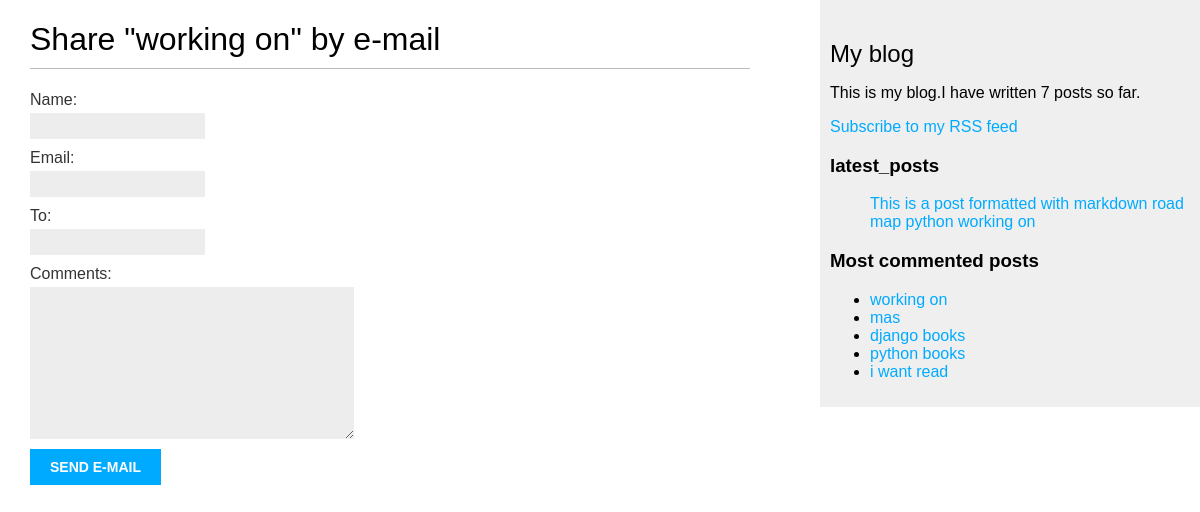
The page /blog/7/share/ on the database its author committed.
### blog/models.py (models this page shows, shortened)
class Post(models.Model):
    STATUS_CHOICES = (
      ('draft', 'Draft'),
      ('published', 'Published'),
    )
    title = models.CharField(max_length=250)
    slug = models.SlugField(max_length=250,
                           unique_for_date='publish')
    author = models.ForeignKey(User, on_delete=models.CASCADE,
                               related_name='blog_posts')
    body = models.TextField()
    publish = models.DateTimeField(default=timezone.now)
    created = models.DateTimeField(auto_now_add=True)
    updated = models.DateTimeField(auto_now=True)
    status = models.CharField(max_length=10,
                              choices=STATUS_CHOICES,
                              default='draft')
    objects = models.Manager()  # The default manager.
    published = PublishedManager()  # Our custom manager.
    tags = TaggableManager()
    class Meta:
      ordering = ('-publish',)
    def get_absolute_url(self):
        return reverse('blog:post_detail',
                   args=[self.publish.year,
                        self.publish.month,
              self.publish.day, self.slug])

### blog/views.py (the view)
# urls.py: path('<int:post_id>/share/',post_share, name='post_share'),
def post_share(request, post_id):
    post = get_object_or_404(Post, id=post_id, status='published')
    send = False
    if request.method == 'POST':
        form = EmailPostForm(request.POST)
        if form.is_valid():
           cd = form.cleaned_data
           post_url = request.build_absolute_uri(post.get_absolute_url())
           subject = f"{cd['name']} recommends you read" f"{post.title}"
           message =f"Read {post.title} at {post_url}\n\n" \
               f"{cd['name']}\'s comments: {cd['comments']}"
           send_mail(subject, message, 'admin@myblog.com', [cd['to']])
           send = True
    else:
        form = EmailPostForm()
    return render(request, 'blog/post/share.html', {'post': post, 'form': form, 'send':send})

### blog/forms.py
class EmailPostForm(forms.Form):
  name = forms.CharField(max_length=25)
  email = forms.EmailField()
  to = forms.EmailField()
  comments = forms.CharField(required=False,
                             widget=forms.Textarea)

### blog/models.py (called while the page is built)
      def get_queryset(self):
          return super(PublishedManager, self).get_queryset() \
                                       .filter(status='published')

### blog/templatetags/blog_tags.py (called while the page is built)
@register.simple_tag
def total_posts():
  return Post.published.count()

@register.inclusion_tag('blog/post/latest_posts.html')
def show_latest_posts(count=5):
  latest_posts = Post.published.order_by('-publish')[:count]
  return {'latest_posts':latest_posts}

@register.simple_tag
def get_most_commented_posts(count=5):
  return Post.published.annotate(
    total_comments=Count('comments')
  ).order_by('-total_comments')[:count]

### blog/templates/blog/post/share.html (shortened to what this page needs)
{% extends 'blog/base.html' %}
{% block content %}
  {% if sent %}
    <h1>E-mail successfully sent </h1>
    <p>
        "{{ post.title }}" was successfuly sent to {{ from.cleaned_data.to }} .
    </p>
  {% else %}
     <h1>Share "{{ post.title }}" by e-mail </h1>
     <form method="post">
      {{ form.as_p }}
      <input type="submit" value="Send e-mail">
     </form>
  {% endif %}
{% endblock content %}

### blog/templates/blog/base.html (shortened to what this page needs)
{% load blog_tags %}
{% load static %}
<!DOCTYPE html>
<html>
<head>
 <link href="{% static "css/blog.css" %}" rel="stylesheet">
</head>
<body>
 <div id="content">
 {% block content %}
 {% endblock %}
 </div>
 <div id="sidebar">
 <h2>My blog</h2>
 <p>This is my blog.I have written {% total_posts %} posts so far. </p>
 <p>
  <a href="{% url 'blog:post_feed' %}">Subscribe to my RSS feed </a>
 </p>
 <h3>latest_posts</h3>
 {% show_latest_posts  3 %}
 <h3>Most commented posts</h3>
 {% get_most_commented_posts as most_commented %}
 <ul>
  {% for post  in most_commented %}
  <li>
    <a href="{{ post.get_absolute_url }}">{{ post.title }}</a>
  </li>
  {% endfor %}
 </ul>
 </div>
</body>
</html>

### blog/templates/blog/post/latest_posts.html
<ul>
  {% for post in latest_posts %}
    <a href="{{ post.get_absolute_url }}">{{ post.title }}</a>
  {% endfor %}
</ul>

### blog/static/css/blog.css (style rules this page uses)
body { margin:0; padding:0; font-family:helvetica, sans-serif; }
a { color:#00abff; text-decoration:none; }
h1 { font-weight:normal; border-bottom:1px solid #bbb; padding:0 0 10px 0; }
h2 { font-weight:normal; margin:30px 0 0; }
#content { float:left; width:60%; padding:0 0 0 30px; }
#sidebar { float:right; width:30%; padding:10px; background:#efefef; height:100%; }
label { float:left; clear:both; color:#333; margin-bottom:4px; }
input, textarea { clear:both; float:left; margin:0 0 10px; background:#ededed; border:0; padding:6px 10px; font-size:12px; }
input[type=submit] { font-weight:bold; background:#00abff; color:#fff; padding:10px 20px; font-size:14px; text-transform:uppercase; }

### rows shown on the page
Post: title "working on"
Post: title "This is a post formatted with markdown"
Post: title "road map python"
Post: title "mas"
Post: title "django books"
Post: title "python books"
Post: title "i want read"
